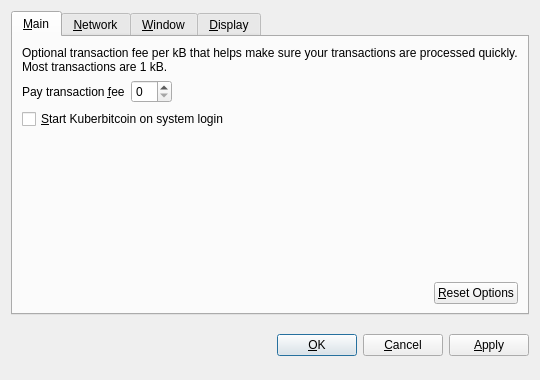
<?xml version="1.0" encoding="UTF-8"?>
<ui version="4.0">
 <class>OptionsDialog</class>
 <widget class="QDialog" name="OptionsDialog">
  <property name="geometry">
   <rect>
    <x>0</x>
    <y>0</y>
    <width>540</width>
    <height>380</height>
   </rect>
  </property>
  <property name="windowTitle">
   <string>Options</string>
  </property>
  <property name="modal">
   <bool>true</bool>
  </property>
  <layout class="QVBoxLayout" name="verticalLayout">
   <item>
    <widget class="QTabWidget" name="tabWidget">
     <property name="tabPosition">
      <enum>QTabWidget::North</enum>
     </property>
     <property name="currentIndex">
      <number>0</number>
     </property>
     <widget class="QWidget" name="tabMain">
      <attribute name="title">
       <string>&amp;Main</string>
      </attribute>
      <layout class="QVBoxLayout" name="verticalLayout_Main">
       <item>
        <widget class="QLabel" name="transactionFeeInfoLabel">
         <property name="text">
          <string>Optional transaction fee per kB that helps make sure your transactions are processed quickly. Most transactions are 1 kB.</string>
         </property>
         <property name="textFormat">
          <enum>Qt::PlainText</enum>
         </property>
         <property name="wordWrap">
          <bool>true</bool>
         </property>
        </widget>
       </item>
       <item>
        <layout class="QHBoxLayout" name="horizontalLayout_1_Main">
         <item>
          <widget class="QLabel" name="transactionFeeLabel">
           <property name="text">
            <string>Pay transaction &amp;fee</string>
           </property>
           <property name="textFormat">
            <enum>Qt::PlainText</enum>
           </property>
           <property name="buddy">
            <cstring>transactionFee</cstring>
           </property>
          </widget>
         </item>
         <item>
          <widget class="BitcoinAmountField" name="transactionFee"/>
         </item>
         <item>
          <spacer name="horizontalSpacer_1_Main">
           <property name="orientation">
            <enum>Qt::Horizontal</enum>
           </property>
           <property name="sizeHint" stdset="0">
            <size>
             <width>40</width>
             <height>20</height>
            </size>
           </property>
          </spacer>
         </item>
        </layout>
       </item>
       <item>
        <widget class="QCheckBox" name="bitcoinAtStartup">
         <property name="toolTip">
          <string>Automatically start Kuberbitcoin after logging in to the system.</string>
         </property>
         <property name="text">
          <string>&amp;Start Kuberbitcoin on system login</string>
         </property>
        </widget>
       </item>
       <item>
        <spacer name="verticalSpacer_Main">
         <property name="orientation">
          <enum>Qt::Vertical</enum>
         </property>
         <property name="sizeHint" stdset="0">
          <size>
           <width>20</width>
           <height>40</height>
          </size>
         </property>
        </spacer>
       </item>
       <item>
        <layout class="QHBoxLayout" name="horizontalLayout_2_Main">
         <item>
          <spacer name="horizontalSpacer_2_Main">
           <property name="orientation">
            <enum>Qt::Horizontal</enum>
           </property>
           <property name="sizeHint" stdset="0">
            <size>
             <width>40</width>
             <height>20</height>
            </size>
           </property>
          </spacer>
         </item>
         <item>
          <widget class="QPushButton" name="resetButton">
           <property name="toolTip">
            <string>Reset all client options to default.</string>
           </property>
           <property name="text">
            <string>&amp;Reset Options</string>
           </property>
           <property name="autoDefault">
            <bool>false</bool>
           </property>
          </widget>
         </item>
        </layout>
       </item>
      </layout>
     </widget>
     <widget class="QWidget" name="tabNetwork">
      <attribute name="title">
       <string>&amp;Network</string>
      </attribute>
      <layout class="QVBoxLayout" name="verticalLayout_Network">
       <item>
        <widget class="QCheckBox" name="mapPortUpnp">
         <property name="toolTip">
          <string>Automatically open the Kuberbitcoin client port on the router. This only works when your router supports UPnP and it is enabled.</string>
         </property>
         <property name="text">
          <string>Map port using &amp;UPnP</string>
         </property>
        </widget>
       </item>
       <item>
        <widget class="QCheckBox" name="connectSocks">
         <property name="toolTip">
          <string>Connect to the Kuberbitcoin network through a SOCKS proxy (e.g. when connecting through Tor).</string>
         </property>
         <property name="text">
          <string>&amp;Connect through SOCKS proxy:</string>
         </property>
        </widget>
       </item>
       <item>
        <layout class="QHBoxLayout" name="horizontalLayout_Network">
         <item>
          <widget class="QLabel" name="proxyIpLabel">
           <property name="text">
            <string>Proxy &amp;IP:</string>
           </property>
           <property name="textFormat">
            <enum>Qt::PlainText</enum>
           </property>
           <property name="buddy">
            <cstring>proxyIp</cstring>
           </property>
          </widget>
         </item>
         <item>
          <widget class="QValidatedLineEdit" name="proxyIp">
           <property name="maximumSize">
            <size>
             <width>140</width>
             <height>16777215</height>
            </size>
           </property>
           <property name="toolTip">
            <string>IP address of the proxy (e.g. 127.0.0.1)</string>
           </property>
          </widget>
         </item>
         <item>
          <widget class="QLabel" name="proxyPortLabel">
           <property name="text">
            <string>&amp;Port:</string>
           </property>
           <property name="textFormat">
            <enum>Qt::PlainText</enum>
           </property>
           <property name="buddy">
            <cstring>proxyPort</cstring>
           </property>
          </widget>
         </item>
         <item>
          <widget class="QLineEdit" name="proxyPort">
           <property name="maximumSize">
            <size>
             <width>55</width>
             <height>16777215</height>
            </size>
           </property>
           <property name="toolTip">
            <string>Port of the proxy (e.g. 9050)</string>
           </property>
          </widget>
         </item>
         <item>
          <widget class="QLabel" name="socksVersionLabel">
           <property name="text">
            <string>SOCKS &amp;Version:</string>
           </property>
           <property name="textFormat">
            <enum>Qt::PlainText</enum>
           </property>
           <property name="buddy">
            <cstring>socksVersion</cstring>
           </property>
          </widget>
         </item>
         <item>
          <widget class="QValueComboBox" name="socksVersion">
           <property name="toolTip">
            <string>SOCKS version of the proxy (e.g. 5)</string>
           </property>
          </widget>
         </item>
         <item>
          <spacer name="horizontalSpacer_Network">
           <property name="orientation">
            <enum>Qt::Horizontal</enum>
           </property>
           <property name="sizeHint" stdset="0">
            <size>
             <width>40</width>
             <height>20</height>
            </size>
           </property>
          </spacer>
         </item>
        </layout>
       </item>
       <item>
        <spacer name="verticalSpacer_Network">
         <property name="orientation">
          <enum>Qt::Vertical</enum>
         </property>
         <property name="sizeHint" stdset="0">
          <size>
           <width>20</width>
           <height>40</height>
          </size>
         </property>
        </spacer>
       </item>
      </layout>
     </widget>
     <widget class="QWidget" name="tabWindow">
      <attribute name="title">
       <string>&amp;Window</string>
      </attribute>
      <layout class="QVBoxLayout" name="verticalLayout_Window">
       <item>
        <widget class="QCheckBox" name="minimizeToTray">
         <property name="toolTip">
          <string>Show only a tray icon after minimizing the window.</string>
         </property>
         <property name="text">
          <string>&amp;Minimize to the tray instead of the taskbar</string>
         </property>
        </widget>
       </item>
       <item>
        <widget class="QCheckBox" name="minimizeOnClose">
         <property name="toolTip">
          <string>Minimize instead of exit the application when the window is closed. When this option is enabled, the application will be closed only after selecting Quit in the menu.</string>
         </property>
         <property name="text">
          <string>M&amp;inimize on close</string>
         </property>
        </widget>
       </item>
       <item>
        <spacer name="verticalSpacer_Window">
         <property name="orientation">
          <enum>Qt::Vertical</enum>
         </property>
         <property name="sizeHint" stdset="0">
          <size>
           <width>20</width>
           <height>40</height>
          </size>
         </property>
        </spacer>
       </item>
      </layout>
     </widget>
     <widget class="QWidget" name="tabDisplay">
      <attribute name="title">
       <string>&amp;Display</string>
      </attribute>
      <layout class="QVBoxLayout" name="verticalLayout_Display">
       <item>
        <layout class="QHBoxLayout" name="horizontalLayout_1_Display">
         <item>
          <widget class="QLabel" name="langLabel">
           <property name="text">
            <string>User Interface &amp;language:</string>
           </property>
           <property name="textFormat">
            <enum>Qt::PlainText</enum>
           </property>
           <property name="buddy">
            <cstring>lang</cstring>
           </property>
          </widget>
         </item>
         <item>
          <widget class="QValueComboBox" name="lang">
           <property name="toolTip">
            <string>The user interface language can be set here. This setting will take effect after restarting Kuberbitcoin.</string>
           </property>
          </widget>
         </item>
        </layout>
       </item>
       <item>
        <layout class="QHBoxLayout" name="horizontalLayout_2_Display">
         <item>
          <widget class="QLabel" name="unitLabel">
           <property name="text">
            <string>&amp;Unit to show amounts in:</string>
           </property>
           <property name="textFormat">
            <enum>Qt::PlainText</enum>
           </property>
           <property name="buddy">
            <cstring>unit</cstring>
           </property>
          </widget>
         </item>
         <item>
          <widget class="QValueComboBox" name="unit">
           <property name="toolTip">
            <string>Choose the default subdivision unit to show in the interface and when sending coins.</string>
           </property>
          </widget>
         </item>
        </layout>
       </item>
       <item>
        <widget class="QCheckBox" name="displayAddresses">
         <property name="toolTip">
          <string>Whether to show Kuberbitcoin addresses in the transaction list or not.</string>
         </property>
         <property name="text">
          <string>&amp;Display addresses in transaction list</string>
         </property>
        </widget>
       </item>
       <item>
        <widget class="QCheckBox" name="coinControlFeatures">
         <property name="toolTip">
          <string>Whether to show coin control features or not.</string>
         </property>
         <property name="text">
          <string>Display coin &amp;control features (experts only!)</string>
         </property>
        </widget>
       </item>
       <item>
        <spacer name="verticalSpacer_Display">
         <property name="orientation">
          <enum>Qt::Vertical</enum>
         </property>
         <property name="sizeHint" stdset="0">
          <size>
           <width>20</width>
           <height>40</height>
          </size>
         </property>
        </spacer>
       </item>
      </layout>
     </widget>
    </widget>
   </item>
   <item>
    <layout class="QHBoxLayout" name="horizontalLayout_Buttons">
     <item>
      <spacer name="horizontalSpacer_1">
       <property name="orientation">
        <enum>Qt::Horizontal</enum>
       </property>
       <property name="sizeHint" stdset="0">
        <size>
         <width>40</width>
         <height>48</height>
        </size>
       </property>
      </spacer>
     </item>
     <item>
      <widget class="QLabel" name="statusLabel">
       <property name="font">
        <font>
         <weight>75</weight>
         <bold>true</bold>
        </font>
       </property>
       <property name="text">
        <string/>
       </property>
       <property name="textFormat">
        <enum>Qt::PlainText</enum>
       </property>
       <property name="wordWrap">
        <bool>true</bool>
       </property>
      </widget>
     </item>
     <item>
      <spacer name="horizontalSpacer_2">
       <property name="orientation">
        <enum>Qt::Horizontal</enum>
       </property>
       <property name="sizeHint" stdset="0">
        <size>
         <width>40</width>
         <height>48</height>
        </size>
       </property>
      </spacer>
     </item>
     <item>
      <widget class="QPushButton" name="okButton">
       <property name="text">
        <string>&amp;OK</string>
       </property>
      </widget>
     </item>
     <item>
      <widget class="QPushButton" name="cancelButton">
       <property name="text">
        <string>&amp;Cancel</string>
       </property>
       <property name="autoDefault">
        <bool>false</bool>
       </property>
      </widget>
     </item>
     <item>
      <widget class="QPushButton" name="applyButton">
       <property name="text">
        <string>&amp;Apply</string>
       </property>
       <property name="autoDefault">
        <bool>false</bool>
       </property>
      </widget>
     </item>
    </layout>
   </item>
  </layout>
 </widget>
 <customwidgets>
  <customwidget>
   <class>BitcoinAmountField</class>
   <extends>QSpinBox</extends>
   <header>bitcoinamountfield.h</header>
  </customwidget>
  <customwidget>
   <class>QValueComboBox</class>
   <extends>QComboBox</extends>
   <header>qvaluecombobox.h</header>
  </customwidget>
  <customwidget>
   <class>QValidatedLineEdit</class>
   <extends>QLineEdit</extends>
   <header>qvalidatedlineedit.h</header>
  </customwidget>
 </customwidgets>
 <resources/>
 <connections/>
</ui>
